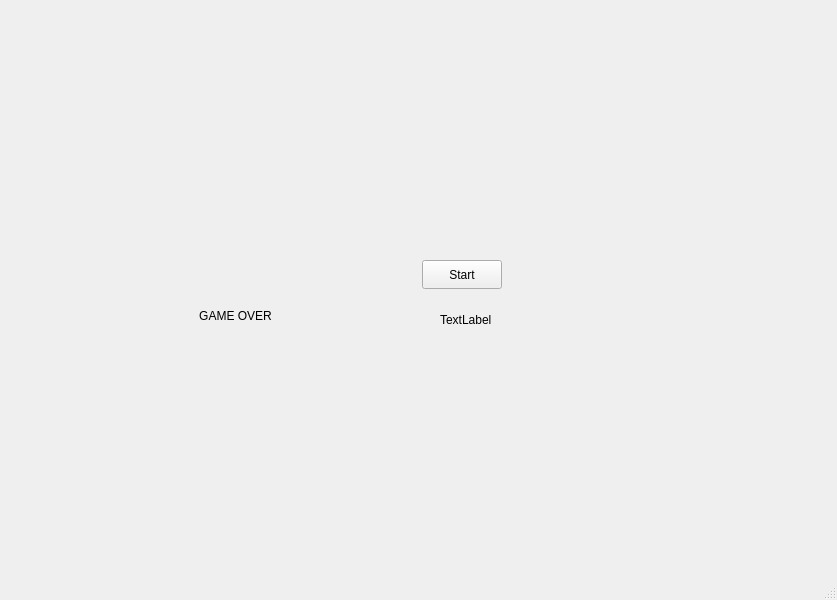
<?xml version="1.0" encoding="UTF-8"?>
<ui version="4.0">
 <class>MainWindow</class>
 <widget class="QMainWindow" name="MainWindow">
  <property name="geometry">
   <rect>
    <x>0</x>
    <y>0</y>
    <width>837</width>
    <height>600</height>
   </rect>
  </property>
  <property name="acceptDrops">
   <bool>false</bool>
  </property>
  <property name="windowTitle">
   <string>MainWindow</string>
  </property>
  <property name="animated">
   <bool>false</bool>
  </property>
  <widget class="QWidget" name="centralwidget">
   <widget class="QLabel" name="playfieldWidget">
    <property name="geometry">
     <rect>
      <x>120</x>
      <y>90</y>
      <width>200</width>
      <height>440</height>
     </rect>
    </property>
    <property name="sizePolicy">
     <sizepolicy hsizetype="Fixed" vsizetype="Fixed">
      <horstretch>0</horstretch>
      <verstretch>0</verstretch>
     </sizepolicy>
    </property>
    <property name="minimumSize">
     <size>
      <width>200</width>
      <height>440</height>
     </size>
    </property>
    <property name="text">
     <string/>
    </property>
   </widget>
   <widget class="QPushButton" name="startButton">
    <property name="geometry">
     <rect>
      <x>422</x>
      <y>260</y>
      <width>80</width>
      <height>29</height>
     </rect>
    </property>
    <property name="text">
     <string>Start</string>
    </property>
   </widget>
   <widget class="QLabel" name="lineCountLabel">
    <property name="geometry">
     <rect>
      <x>440</x>
      <y>310</y>
      <width>63</width>
      <height>20</height>
     </rect>
    </property>
    <property name="text">
     <string>TextLabel</string>
    </property>
   </widget>
   <widget class="QLabel" name="gameOverLabel">
    <property name="enabled">
     <bool>true</bool>
    </property>
    <property name="geometry">
     <rect>
      <x>190</x>
      <y>300</y>
      <width>91</width>
      <height>31</height>
     </rect>
    </property>
    <property name="text">
     <string>GAME OVER</string>
    </property>
    <property name="alignment">
     <set>Qt::AlignCenter</set>
    </property>
   </widget>
  </widget>
  <widget class="QMenuBar" name="menubar">
   <property name="geometry">
    <rect>
     <x>0</x>
     <y>0</y>
     <width>837</width>
     <height>25</height>
    </rect>
   </property>
  </widget>
  <widget class="QStatusBar" name="statusbar"/>
 </widget>
 <resources/>
 <connections/>
</ui>
